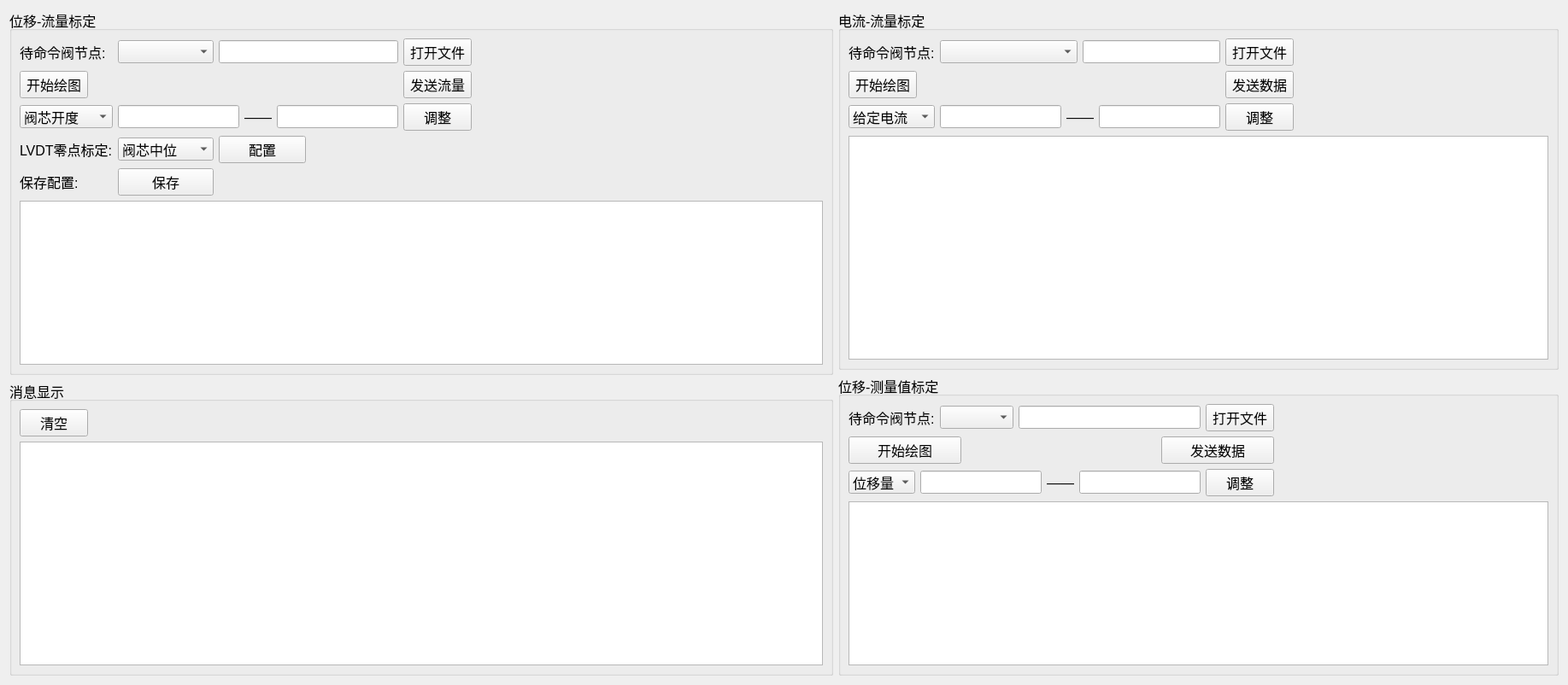
      <widget class="QWidget" name="tab_4">
       <attribute name="title">
        <string>标定界面</string>
       </attribute>
       <layout class="QGridLayout" name="gridLayout_22">
        <item row="0" column="0" rowspan="2">
         <widget class="QGroupBox" name="groupBox_14">
          <property name="sizePolicy">
           <sizepolicy hsizetype="Preferred" vsizetype="Expanding">
            <horstretch>0</horstretch>
            <verstretch>0</verstretch>
           </sizepolicy>
          </property>
          <property name="maximumSize">
           <size>
            <width>10000</width>
            <height>16777215</height>
           </size>
          </property>
          <property name="font">
           <font>
            <pointsize>12</pointsize>
           </font>
          </property>
          <property name="title">
           <string>位移-流量标定</string>
          </property>
          <layout class="QGridLayout" name="gridLayout_19">
           <item row="0" column="0">
            <widget class="QLabel" name="label_31">
             <property name="minimumSize">
              <size>
               <width>75</width>
               <height>0</height>
              </size>
             </property>
             <property name="text">
              <string>待命令阀节点:</string>
             </property>
            </widget>
           </item>
           <item row="0" column="1">
            <widget class="QComboBox" name="comboBox_14">
             <property name="minimumSize">
              <size>
               <width>0</width>
               <height>18</height>
              </size>
             </property>
            </widget>
           </item>
           <item row="0" column="2" colspan="2">
            <widget class="QLineEdit" name="lineEdit_12"/>
           </item>
           <item row="0" column="4">
            <widget class="QPushButton" name="pushButton_11">
             <property name="text">
              <string>打开文件</string>
             </property>
            </widget>
           </item>
           <item row="0" column="5">
            <spacer name="horizontalSpacer_4">
             <property name="orientation">
              <enum>Qt::Horizontal</enum>
             </property>
             <property name="sizeHint" stdset="0">
              <size>
               <width>405</width>
               <height>20</height>
              </size>
             </property>
            </spacer>
           </item>
           <item row="1" column="5">
            <spacer name="horizontalSpacer_21">
             <property name="orientation">
              <enum>Qt::Horizontal</enum>
             </property>
             <property name="sizeHint" stdset="0">
              <size>
               <width>241</width>
               <height>20</height>
              </size>
             </property>
            </spacer>
           </item>
           <item row="2" column="0">
            <widget class="QComboBox" name="comboBoxAxisType">
             <item>
              <property name="text">
               <string>阀芯开度</string>
              </property>
             </item>
             <item>
              <property name="text">
               <string>反馈位移</string>
              </property>
             </item>
             <item>
              <property name="text">
               <string>流量</string>
              </property>
             </item>
             <item>
              <property name="text">
               <string>油温</string>
              </property>
             </item>
            </widget>
           </item>
           <item row="2" column="5">
            <spacer name="horizontalSpacer_2">
             <property name="orientation">
              <enum>Qt::Horizontal</enum>
             </property>
             <property name="sizeType">
              <enum>QSizePolicy::Preferred</enum>
             </property>
             <property name="sizeHint" stdset="0">
              <size>
               <width>405</width>
               <height>20</height>
              </size>
             </property>
            </spacer>
           </item>
           <item row="3" column="0">
            <widget class="QLabel" name="label_38">
             <property name="minimumSize">
              <size>
               <width>80</width>
               <height>0</height>
              </size>
             </property>
             <property name="text">
              <string>LVDT零点标定:</string>
             </property>
            </widget>
           </item>
           <item row="3" column="1">
            <widget class="QComboBox" name="comboBox_15">
             <property name="maximumSize">
              <size>
               <width>150</width>
               <height>16777215</height>
              </size>
             </property>
             <item>
              <property name="text">
               <string>阀芯中位</string>
              </property>
             </item>
             <item>
              <property name="text">
               <string>PWMA起点</string>
              </property>
             </item>
             <item>
              <property name="text">
               <string>PWMA终点</string>
              </property>
             </item>
             <item>
              <property name="text">
               <string>PWMB起点</string>
              </property>
             </item>
             <item>
              <property name="text">
               <string>PWMB终点</string>
              </property>
             </item>
            </widget>
           </item>
           <item row="3" column="2">
            <widget class="QPushButton" name="LVDTBt_2">
             <property name="maximumSize">
              <size>
               <width>120</width>
               <height>16777215</height>
              </size>
             </property>
             <property name="text">
              <string>配置</string>
             </property>
            </widget>
           </item>
           <item row="3" column="5">
            <spacer name="horizontalSpacer_22">
             <property name="orientation">
              <enum>Qt::Horizontal</enum>
             </property>
             <property name="sizeHint" stdset="0">
              <size>
               <width>405</width>
               <height>20</height>
              </size>
             </property>
            </spacer>
           </item>
           <item row="4" column="0">
            <widget class="QLabel" name="label_39">
             <property name="text">
              <string>保存配置:</string>
             </property>
            </widget>
           </item>
           <item row="4" column="1">
            <widget class="QPushButton" name="saveBt_2">
             <property name="maximumSize">
              <size>
               <width>120</width>
               <height>16777215</height>
              </size>
             </property>
             <property name="text">
              <string>保存</string>
             </property>
            </widget>
           </item>
           <item row="4" column="2" colspan="3">
            <spacer name="horizontalSpacer_23">
             <property name="orientation">
              <enum>Qt::Horizontal</enum>
             </property>
             <property name="sizeHint" stdset="0">
              <size>
               <width>240</width>
               <height>20</height>
              </size>
             </property>
            </spacer>
           </item>
           <item row="5" column="0" colspan="6">
            <widget class="QChartView" name="graphicsView_2">
             <property name="styleSheet">
              <string notr="true"/>
             </property>
            </widget>
           </item>
           <item row="1" column="0" colspan="5">
            <layout class="QHBoxLayout" name="horizontalLayout_12">
             <item>
              <widget class="QPushButton" name="pushButton_12">
               <property name="maximumSize">
                <size>
                 <width>100005</width>
                 <height>16777215</height>
                </size>
               </property>
               <property name="text">
                <string>开始绘图</string>
               </property>
              </widget>
             </item>
             <item>
              <spacer name="horizontalSpacer_26">
               <property name="orientation">
                <enum>Qt::Horizontal</enum>
               </property>
               <property name="sizeHint" stdset="0">
                <size>
                 <width>40</width>
                 <height>20</height>
                </size>
               </property>
              </spacer>
             </item>
             <item>
              <widget class="QPushButton" name="pushButton_14">
               <property name="maximumSize">
                <size>
                 <width>10000</width>
                 <height>16777215</height>
                </size>
               </property>
               <property name="text">
                <string>发送流量</string>
               </property>
              </widget>
             </item>
            </layout>
           </item>
           <item row="2" column="4">
            <widget class="QPushButton" name="pushButtonAdjust">
             <property name="text">
              <string>调整</string>
             </property>
            </widget>
           </item>
           <item row="2" column="1" colspan="3">
            <layout class="QHBoxLayout" name="horizontalLayout_18" stretch="0,0,0">
             <item>
              <widget class="QLineEdit" name="lineEditMin">
               <property name="maximumSize">
                <size>
                 <width>150</width>
                 <height>16777215</height>
                </size>
               </property>
               <property name="text">
                <string/>
               </property>
              </widget>
             </item>
             <item>
              <widget class="QLabel" name="label_37">
               <property name="sizePolicy">
                <sizepolicy hsizetype="Preferred" vsizetype="Preferred">
                 <horstretch>0</horstretch>
                 <verstretch>0</verstretch>
                </sizepolicy>
               </property>
               <property name="layoutDirection">
                <enum>Qt::LeftToRight</enum>
               </property>
               <property name="text">
                <string>——</string>
               </property>
               <property name="alignment">
                <set>Qt::AlignCenter</set>
               </property>
              </widget>
             </item>
             <item>
              <widget class="QLineEdit" name="lineEditMax">
               <property name="maximumSize">
                <size>
                 <width>150</width>
                 <height>16777215</height>
                </size>
               </property>
               <property name="text">
                <string/>
               </property>
              </widget>
             </item>
            </layout>
           </item>
          </layout>
         </widget>
        </item>
        <item row="0" column="1">
         <widget class="QGroupBox" name="groupBox_15">
          <property name="sizePolicy">
           <sizepolicy hsizetype="Preferred" vsizetype="Preferred">
            <horstretch>0</horstretch>
            <verstretch>0</verstretch>
           </sizepolicy>
          </property>
          <property name="minimumSize">
           <size>
            <width>0</width>
            <height>0</height>
           </size>
          </property>
          <property name="maximumSize">
           <size>
            <width>16777215</width>
            <height>620</height>
           </size>
          </property>
          <property name="font">
           <font>
            <pointsize>12</pointsize>
           </font>
          </property>
          <property name="title">
           <string>电流-流量标定</string>
          </property>
          <layout class="QGridLayout" name="gridLayout_20">
           <item row="0" column="0">
            <widget class="QLabel" name="label_58">
             <property name="minimumSize">
              <size>
               <width>75</width>
               <height>0</height>
              </size>
             </property>
             <property name="text">
              <string>待命令阀节点:</string>
             </property>
            </widget>
           </item>
           <item row="0" column="1">
            <widget class="QComboBox" name="comboBox_26">
             <property name="minimumSize">
              <size>
               <width>0</width>
               <height>18</height>
              </size>
             </property>
            </widget>
           </item>
           <item row="0" column="2">
            <widget class="QLineEdit" name="lineEdit_13">
             <property name="sizePolicy">
              <sizepolicy hsizetype="Preferred" vsizetype="Fixed">
               <horstretch>0</horstretch>
               <verstretch>0</verstretch>
              </sizepolicy>
             </property>
            </widget>
           </item>
           <item row="0" column="3">
            <widget class="QPushButton" name="pushButton_17">
             <property name="text">
              <string>打开文件</string>
             </property>
            </widget>
           </item>
           <item row="0" column="4">
            <spacer name="horizontalSpacer_3">
             <property name="orientation">
              <enum>Qt::Horizontal</enum>
             </property>
             <property name="sizeHint" stdset="0">
              <size>
               <width>143</width>
               <height>20</height>
              </size>
             </property>
            </spacer>
           </item>
           <item row="1" column="0" colspan="4">
            <layout class="QHBoxLayout" name="horizontalLayout_32">
             <item>
              <widget class="QPushButton" name="pushButton_18">
               <property name="text">
                <string>开始绘图</string>
               </property>
              </widget>
             </item>
             <item>
              <spacer name="horizontalSpacer_25">
               <property name="orientation">
                <enum>Qt::Horizontal</enum>
               </property>
               <property name="sizeHint" stdset="0">
                <size>
                 <width>40</width>
                 <height>20</height>
                </size>
               </property>
              </spacer>
             </item>
             <item>
              <widget class="QPushButton" name="pushButton_15">
               <property name="maximumSize">
                <size>
                 <width>100000</width>
                 <height>16777215</height>
                </size>
               </property>
               <property name="text">
                <string>发送数据</string>
               </property>
              </widget>
             </item>
            </layout>
           </item>
           <item row="1" column="4" colspan="2">
            <spacer name="horizontalSpacer_19">
             <property name="orientation">
              <enum>Qt::Horizontal</enum>
             </property>
             <property name="sizeHint" stdset="0">
              <size>
               <width>143</width>
               <height>20</height>
              </size>
             </property>
            </spacer>
           </item>
           <item row="2" column="0">
            <widget class="QComboBox" name="comboBoxAxisType_2">
             <item>
              <property name="text">
               <string>给定电流</string>
              </property>
             </item>
             <item>
              <property name="text">
               <string>反馈位移</string>
              </property>
             </item>
             <item>
              <property name="text">
               <string>流量</string>
              </property>
             </item>
             <item>
              <property name="text">
               <string>油温</string>
              </property>
             </item>
            </widget>
           </item>
           <item row="2" column="1" colspan="2">
            <layout class="QHBoxLayout" name="horizontalLayout_19">
             <item>
              <widget class="QLineEdit" name="lineEditMin_4">
               <property name="sizePolicy">
                <sizepolicy hsizetype="Fixed" vsizetype="Fixed">
                 <horstretch>0</horstretch>
                 <verstretch>0</verstretch>
                </sizepolicy>
               </property>
               <property name="maximumSize">
                <size>
                 <width>150</width>
                 <height>16777215</height>
                </size>
               </property>
               <property name="text">
                <string/>
               </property>
              </widget>
             </item>
             <item>
              <widget class="QLabel" name="label_40">
               <property name="text">
                <string>——</string>
               </property>
               <property name="alignment">
                <set>Qt::AlignCenter</set>
               </property>
              </widget>
             </item>
             <item>
              <widget class="QLineEdit" name="lineEditMax_4">
               <property name="sizePolicy">
                <sizepolicy hsizetype="Fixed" vsizetype="Fixed">
                 <horstretch>0</horstretch>
                 <verstretch>0</verstretch>
                </sizepolicy>
               </property>
               <property name="maximumSize">
                <size>
                 <width>150</width>
                 <height>16777215</height>
                </size>
               </property>
               <property name="text">
                <string/>
               </property>
              </widget>
             </item>
            </layout>
           </item>
           <item row="2" column="3">
            <widget class="QPushButton" name="pushButtonAdjust_2">
             <property name="sizePolicy">
              <sizepolicy hsizetype="Preferred" vsizetype="Fixed">
               <horstretch>0</horstretch>
               <verstretch>0</verstretch>
              </sizepolicy>
             </property>
             <property name="text">
              <string>调整</string>
             </property>
            </widget>
           </item>
           <item row="2" column="5">
            <spacer name="horizontalSpacer_20">
             <property name="orientation">
              <enum>Qt::Horizontal</enum>
             </property>
             <property name="sizeHint" stdset="0">
              <size>
               <width>143</width>
               <height>20</height>
              </size>
             </property>
            </spacer>
           </item>
           <item row="3" column="0" colspan="6">
            <widget class="QChartView" name="graphicsView_3">
             <property name="minimumSize">
              <size>
               <width>0</width>
               <height>0</height>
              </size>
             </property>
             <property name="styleSheet">
              <string notr="true"/>
             </property>
            </widget>
           </item>
          </layout>
         </widget>
        </item>
        <item row="2" column="0">
         <widget class="QGroupBox" name="groupBox_33">
          <property name="sizePolicy">
           <sizepolicy hsizetype="Preferred" vsizetype="Preferred">
            <horstretch>0</horstretch>
            <verstretch>0</verstretch>
           </sizepolicy>
          </property>
          <property name="minimumSize">
           <size>
            <width>0</width>
            <height>0</height>
           </size>
          </property>
          <property name="maximumSize">
           <size>
            <width>100000</width>
            <height>500</height>
           </size>
          </property>
          <property name="font">
           <font>
            <pointsize>12</pointsize>
           </font>
          </property>
          <property name="title">
           <string>消息显示</string>
          </property>
          <layout class="QGridLayout" name="gridLayout_23">
           <item row="0" column="0">
            <widget class="QPushButton" name="pushButton_72">
             <property name="text">
              <string>清空</string>
             </property>
            </widget>
           </item>
           <item row="0" column="1">
            <spacer name="horizontalSpacer_5">
             <property name="orientation">
              <enum>Qt::Horizontal</enum>
             </property>
             <property name="sizeHint" stdset="0">
              <size>
               <width>296</width>
               <height>20</height>
              </size>
             </property>
            </spacer>
           </item>
           <item row="1" column="0" colspan="2">
            <widget class="QPlainTextEdit" name="plainTextEdit_2">
             <property name="maximumSize">
              <size>
               <width>16777215</width>
               <height>100000</height>
              </size>
             </property>
            </widget>
           </item>
          </layout>
         </widget>
        </item>
        <item row="1" column="1" rowspan="2">
         <widget class="QGroupBox" name="groupBox_16">
          <property name="sizePolicy">
           <sizepolicy hsizetype="Preferred" vsizetype="Preferred">
            <horstretch>0</horstretch>
            <verstretch>0</verstretch>
           </sizepolicy>
          </property>
          <property name="minimumSize">
           <size>
            <width>0</width>
            <height>0</height>
           </size>
          </property>
          <property name="font">
           <font>
            <pointsize>12</pointsize>
           </font>
          </property>
          <property name="title">
           <string>位移-测量值标定</string>
          </property>
          <layout class="QGridLayout" name="gridLayout_21">
           <item row="0" column="0" colspan="2">
            <widget class="QLabel" name="label_143">
             <property name="minimumSize">
              <size>
               <width>75</width>
               <height>0</height>
              </size>
             </property>
             <property name="text">
              <string>待命令阀节点:</string>
             </property>
            </widget>
           </item>
           <item row="0" column="2">
            <widget class="QComboBox" name="comboBox_61">
             <property name="minimumSize">
              <size>
               <width>0</width>
               <height>18</height>
              </size>
             </property>
            </widget>
           </item>
           <item row="0" column="3">
            <widget class="QLineEdit" name="lineEdit_69"/>
           </item>
           <item row="0" column="4">
            <widget class="QPushButton" name="pushButton_69">
             <property name="text">
              <string>打开文件</string>
             </property>
            </widget>
           </item>
           <item row="0" column="5">
            <spacer name="horizontalSpacer_17">
             <property name="orientation">
              <enum>Qt::Horizontal</enum>
             </property>
             <property name="sizeHint" stdset="0">
              <size>
               <width>57</width>
               <height>20</height>
              </size>
             </property>
            </spacer>
           </item>
           <item row="1" column="0" colspan="5">
            <layout class="QHBoxLayout" name="horizontalLayout_17">
             <item>
              <widget class="QPushButton" name="pushButton_70">
               <property name="text">
                <string>开始绘图</string>
               </property>
              </widget>
             </item>
             <item>
              <spacer name="horizontalSpacer_6">
               <property name="orientation">
                <enum>Qt::Horizontal</enum>
               </property>
               <property name="sizeType">
                <enum>QSizePolicy::Maximum</enum>
               </property>
               <property name="sizeHint" stdset="0">
                <size>
                 <width>228</width>
                 <height>20</height>
                </size>
               </property>
              </spacer>
             </item>
             <item>
              <widget class="QPushButton" name="pushButton_71">
               <property name="text">
                <string>发送数据</string>
               </property>
              </widget>
             </item>
            </layout>
           </item>
           <item row="1" column="5" colspan="2">
            <spacer name="horizontalSpacer_18">
             <property name="orientation">
              <enum>Qt::Horizontal</enum>
             </property>
             <property name="sizeHint" stdset="0">
              <size>
               <width>230</width>
               <height>20</height>
              </size>
             </property>
            </spacer>
           </item>
           <item row="2" column="0">
            <widget class="QComboBox" name="comboBoxAxisType_3">
             <item>
              <property name="text">
               <string>位移量</string>
              </property>
             </item>
             <item>
              <property name="text">
               <string>测量值</string>
              </property>
             </item>
             <item>
              <property name="text">
               <string>反馈值</string>
              </property>
             </item>
            </widget>
           </item>
           <item row="2" column="1" colspan="3">
            <layout class="QHBoxLayout" name="horizontalLayout_22">
             <item>
              <widget class="QLineEdit" name="lineEditMin_5">
               <property name="maximumSize">
                <size>
                 <width>150</width>
                 <height>16777215</height>
                </size>
               </property>
               <property name="text">
                <string/>
               </property>
              </widget>
             </item>
             <item>
              <widget class="QLabel" name="label_41">
               <property name="text">
                <string>——</string>
               </property>
               <property name="alignment">
                <set>Qt::AlignCenter</set>
               </property>
              </widget>
             </item>
             <item>
              <widget class="QLineEdit" name="lineEditMax_5">
               <property name="maximumSize">
                <size>
                 <width>150</width>
                 <height>16777215</height>
                </size>
               </property>
               <property name="text">
                <string/>
               </property>
              </widget>
             </item>
            </layout>
           </item>
           <item row="2" column="4">
            <widget class="QPushButton" name="pushButtonAdjust_3">
             <property name="text">
              <string>调整</string>
             </property>
            </widget>
           </item>
           <item row="2" column="6">
            <spacer name="horizontalSpacer_24">
             <property name="orientation">
              <enum>Qt::Horizontal</enum>
             </property>
             <property name="sizeHint" stdset="0">
              <size>
               <width>123</width>
               <height>20</height>
              </size>
             </property>
            </spacer>
           </item>
           <item row="3" column="0" colspan="7">
            <widget class="QChartView" name="graphicsView_5"/>
           </item>
          </layout>
         </widget>
        </item>
       </layout>
      </widget>
